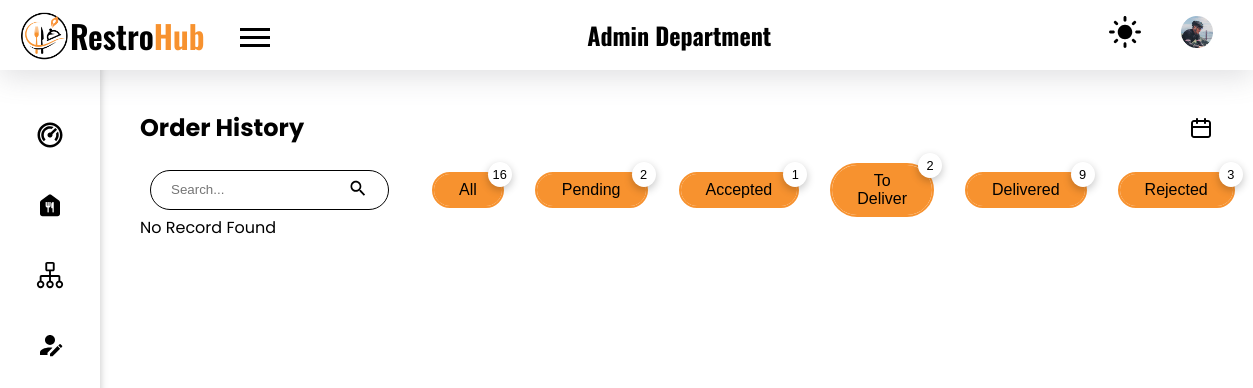
/admin/order-history.php (signed in), run on an earlier commit of the app's database.
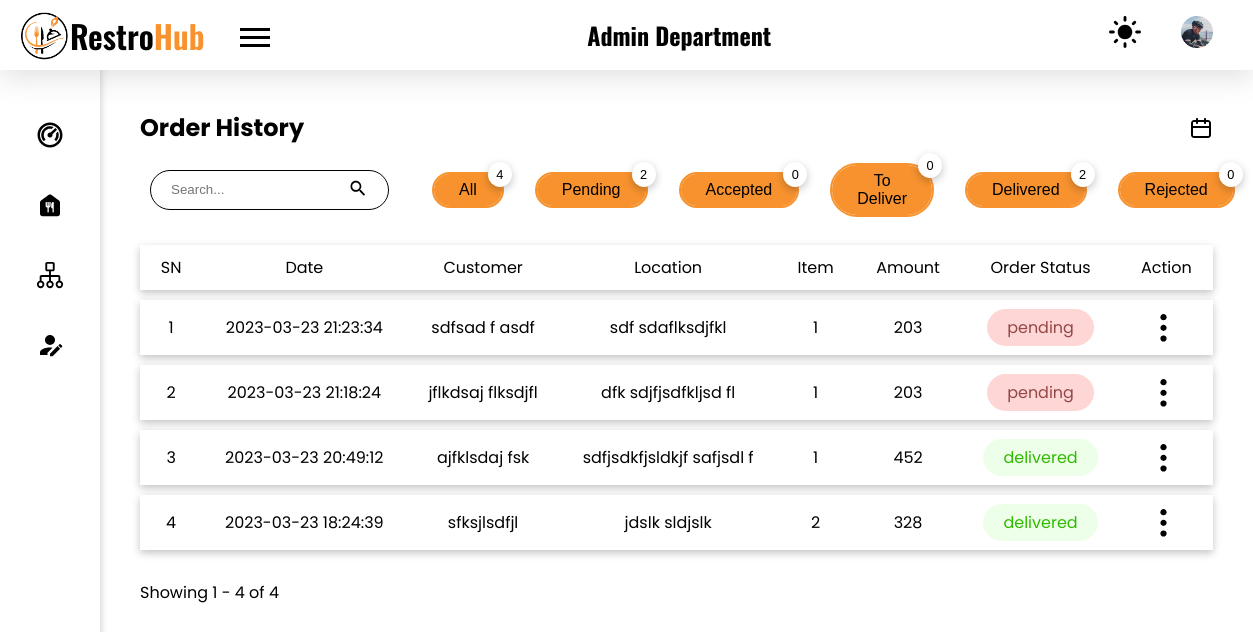
And on a later commit of the database.
### tables this page shows
CREATE TABLE `orders` (
  `id` int(11) NOT NULL,
  `c_id` int(11) NOT NULL,
  `track_id` varchar(10) NOT NULL,
  `o_c_id` int(11) NOT NULL,
  `qty` int(11) NOT NULL,
  `f_id` int(11) NOT NULL,
  `total_price` int(10) NOT NULL,
  `note` varchar(100) DEFAULT NULL,
  `date` datetime NOT NULL
);

CREATE TABLE `order_contact_details` (
  `o_c_id` int(11) NOT NULL,
  `address` varchar(50) NOT NULL,
  `phone` varchar(10) NOT NULL,
  `c_name` varchar(30) NOT NULL
);

CREATE TABLE `aos` (
  `aos_id` int(11) NOT NULL,
  `order_id` int(11) NOT NULL,
  `status` varchar(15) NOT NULL,
  `date` datetime NOT NULL DEFAULT current_timestamp()
);

### admin/components/calculate-offset.php (called while the page is built, shortened)
<?php
if (isset($_GET['page'])) {
    $page = mysqli_real_escape_string($conn, $_GET['page']);
    if (!is_numeric($page)) {
        $page = 1;
    }
} else {
    $page = 1;
}
$offset = ($page - 1) * $limit;
?>

### admin/order-history.php (the view, shortened to what the changed rows need)
<!DOCTYPE html>
<html lang="en">
<head>
    <link rel="stylesheet" href="../styles/style.css">
</head>
<body>
    <?php
    require("./components/header.php");
    require("./components/sidebar.php");
    ?>
    <main class="admin_dashboard_body">
        <section class="dashboard_inner-head flex items-center">
            <h2>Order History</h2>
        </section>
        <div class="flex items-center mt-20">
            <div class="flex items-center">
                <?php
                require("../config.php");
                $sql = "select id from orders group by orders.c_id, orders.date";
                $result = mysqli_query($conn, $sql);
                $count = mysqli_num_rows($result);
                $sql_accepted = "select orders.id, aos.status from orders inner join aos on orders.id = aos.order_id where status = 'accepted' group by orders.c_id, orders.date";
                $result_accepted = mysqli_query($conn, $sql_accepted);
                $count_accepted = mysqli_num_rows($result_accepted);
                $sql_to_deliver = "select orders.id, aos.status from orders inner join aos on orders.id = aos.order_id where status in ('prepared', 'delivering') group by orders.c_id, orders.date";
                $result_to_deliver = mysqli_query($conn, $sql_to_deliver);
                $count_to_deliver = mysqli_num_rows($result_to_deliver);
                $sql_delivered = "select orders.id, aos.status from orders inner join aos on orders.id = aos.order_id where status = 'delivered' group by orders.c_id, orders.date";
                $result_delivered = mysqli_query($conn, $sql_delivered);
                $count_delivered = mysqli_num_rows($result_delivered);
                $sql_rejected = "select orders.id, aos.status from orders inner join aos on orders.id = aos.order_id where status = 'rejected' group by orders.c_id, orders.date";
                $result_rejected = mysqli_query($conn, $sql_rejected);
                $count_rejected = mysqli_num_rows($result_rejected);
                ?>
                <a href="?filter-by=all" class="ml-35">
                    <button class="button border-curve-lg relative <?php if (isset($_GET['filter-by']) && $_GET['filter-by'] == "all") echo "active"; ?>">All
                        <div class="count-top shadow"><?php
                                                        echo $count;
                                                        ?>
                        </div>
                    </button>
                </a>
                <a href="?filter-by=accepted" class="ml-35">
                    <button class="button border-curve-lg relative <?php if (isset($_GET['filter-by']) && $_GET['filter-by'] == "accepted") echo "active"; ?>">Accepted
                        <div class="count-top shadow"><?php
                                                        echo $count_accepted;
                                                        ?>
                        </div>
                    </button>
                </a>
                <a href="?filter-by=prepared" class="ml-35">
                    <button class="button border-curve-lg relative <?php if (isset($_GET['filter-by']) && $_GET['filter-by'] == "prepared") echo "active"; ?>">To Deliver
                        <div class="count-top shadow"><?php
                                                        echo $count_to_deliver;
                                                        ?>
                        </div>
                    </button>
                </a>
                <a href="?filter-by=delivered" class="ml-35">
                    <button class="button border-curve-lg relative <?php if (isset($_GET['filter-by']) && $_GET['filter-by'] == "delivered") echo "active"; ?>">Delivered
                        <div class="count-top shadow"><?php
                                                        echo $count_delivered;
                                                        ?>
                        </div>
                    </button>
                </a>
                <a href="?filter-by=rejected" class="ml-35">
                    <button class="button border-curve-lg relative <?php if (isset($_GET['filter-by']) && $_GET['filter-by'] == "rejected") echo "active"; ?>">Rejected
                        <div class="count-top shadow"><?php
                                                        echo $count_rejected;
                                                        ?>
                        </div>
                    </button>
                </a>
            </div>
        </div>
        <?php
        require("../config.php");
        $limit = 10;
        require './components/calculate-offset.php';
        if (isset($_GET['filter-by']) && $_GET['filter-by'] != 'all') {
            $filter_by = $_GET['filter-by'];
            $sql = ($filter_by == 'delivering' || $filter_by == 'prepared') ? "
            select count(orders.id) as total_item_bought,
                        orders.id,
                        orders.c_id,
                        orders.qty,
                        orders.track_id,
                        sum(orders.total_price) as total_price,
                        orders.note,
                        orders.date,
                        orders.f_id,
                        order_contact_details.address,
                        order_contact_details.phone,
                        order_contact_details.c_name,
                        aos.aos_id,
                        aos.status
                        from orders
                        inner join order_contact_details on orders.o_c_id = order_contact_details.o_c_id
                        inner join aos on orders.id = aos.order_id
                        where aos.status in ('prepared', 'delivering')
                        group by orders.date, orders.c_id
                        order by orders.id desc
                        limit $offset, $limit
                    " : "select count(orders.id) as total_item_bought,
                        orders.id,
                        orders.c_id,
                        orders.qty,
                        orders.track_id,
                        sum(orders.total_price) as total_price,
                        orders.note,
                        orders.date,
                        orders.f_id,
                        order_contact_details.address,
                        order_contact_details.phone,
                        order_contact_details.c_name,
                        aos.aos_id,
                        aos.status
                        from orders
                        inner join order_contact_details on orders.o_c_id = order_contact_details.o_c_id
                        inner join aos on orders.id = aos.order_id
                        where aos.status = '$filter_by'
                        group by orders.date, orders.c_id
                        order by orders.id desc
                        limit $offset, $limit
                    ";
        } else {
            $sql = "select count(orders.id) as total_item_bought,
                        orders.id,
                        orders.c_id,
                        orders.qty,
                        orders.track_id,
                        sum(orders.total_price) as total_price,
                        orders.note,
                        orders.date,
                        orders.f_id,
                        order_contact_details.address,
                        order_contact_details.phone,
                        order_contact_details.c_name,
                        aos.aos_id,
                        aos.status
                        from orders
                        inner join order_contact_details on orders.o_c_id = order_contact_details.o_c_id
                        inner join aos on orders.id = aos.order_id
                        group by orders.date, orders.c_id
                        order by orders.id desc
                        limit $offset, $limit
                    ";
        }
        $result = mysqli_query($conn, $sql) or die("Query Failed");
        if (mysqli_num_rows($result) > 0) {
        ?>
            <table class="mt-20">
                <tr class="shadow">
                    <th>SN</th>
                    <th>Date</th>
                    <th>Customer</th>
                    <th>Location</th>
                    <th>Item</th>
                    <th>Amount</th>
                    <th>Order Status</th>
                    <th>Action</th>
                </tr>
                <?php
                $i = $offset;
                while ($row = mysqli_fetch_assoc($result)) {
                    $i++;
                    $cid = $row['c_id'];
                    $id = $row['track_id'];
                ?>
                    <tr class="shadow pointer" onclick="redirectToViewPage('<?php echo base64_encode(serialize($cid)); ?>', '<?php echo base64_encode(serialize($id)); ?>');">
                        <td><?php echo $i; ?></td>
                        <td>
                            <?php echo $row['date']; ?>
                        </td>
                        <td><?php echo $row['c_name']; ?></td>
                        <td><?php echo $row['address']; ?></td>
                        <td><?php echo $row['total_item_bought']; ?></td>
                        <td><?php echo $row['total_price']; ?></td>
                        <td><span class="<?php echo $row['status']; ?> border-curve-lg p_7-20"><?php echo $row['status']; ?></span></td>
                        <td class="table_action_container">
                            <button class="no_bg no_outline table_option-menu">
                                <img src="../images//ic_options.svg" alt="options menu">
                            </button>
                        </td>
                    </tr>
                <?php } ?>
            </table>
            <?php require './components/pagination.php'; ?>
        <?php
        } else {
            echo "No Record Found";
        }
        ?>
    </main>
</body>
</html>

### admin/components/pagination.php (shortened to what the changed rows need)
<div class="mt-20">
    <p>Showing <?php echo $offset + 1; ?> - <?php if (($offset + $limit) < $count)
                                                echo $offset + $limit;
                                            else
                                                echo $count; ?> of <?php echo $count; ?>
    </p>
</div>

What changed in the data, as far as the page shows it:
added orders: date "2023-03-23 21:23:34", o_c.c_name "sdfsad f asdf", o_c.address "sdf sdaflksdjfkl", total_item_bought "1", total_price "203", aos.status "pending"
added orders: date "2023-03-23 21:18:24", o_c.c_name "jflkdsaj flksdjfl", o_c.address "dfk sdjfjsdfkljsd fl", total_item_bought "1", total_price "203", aos.status "pending"
added orders: date "2023-03-23 20:49:12", o_c.c_name "ajfklsdaj fsk", o_c.address "sdfjsdkfjsldkjf safjsdl f", total_item_bought "1", total_price "452", aos.status "delivered"
added orders: date "2023-03-23 18:24:39", o_c.c_name "sfksjlsdfjl", o_c.address "jdslk sldjslk", total_item_bought "2", total_price "328", aos.status "delivered"
Also different on the page:
$count: "16" → "4"
$count_accepted: "1" → "0"
$count_to_deliver: "2" → "0"
$count_delivered: "9" → "2"
$count_rejected: "3" → "0"
$offset + 1: (not shown) → "1"
$count: (not shown) → "4"
text no longer shown: "No Record Found"
text now shown: "SN Date Customer Location Item Amount Order Status Action Showing - of"
